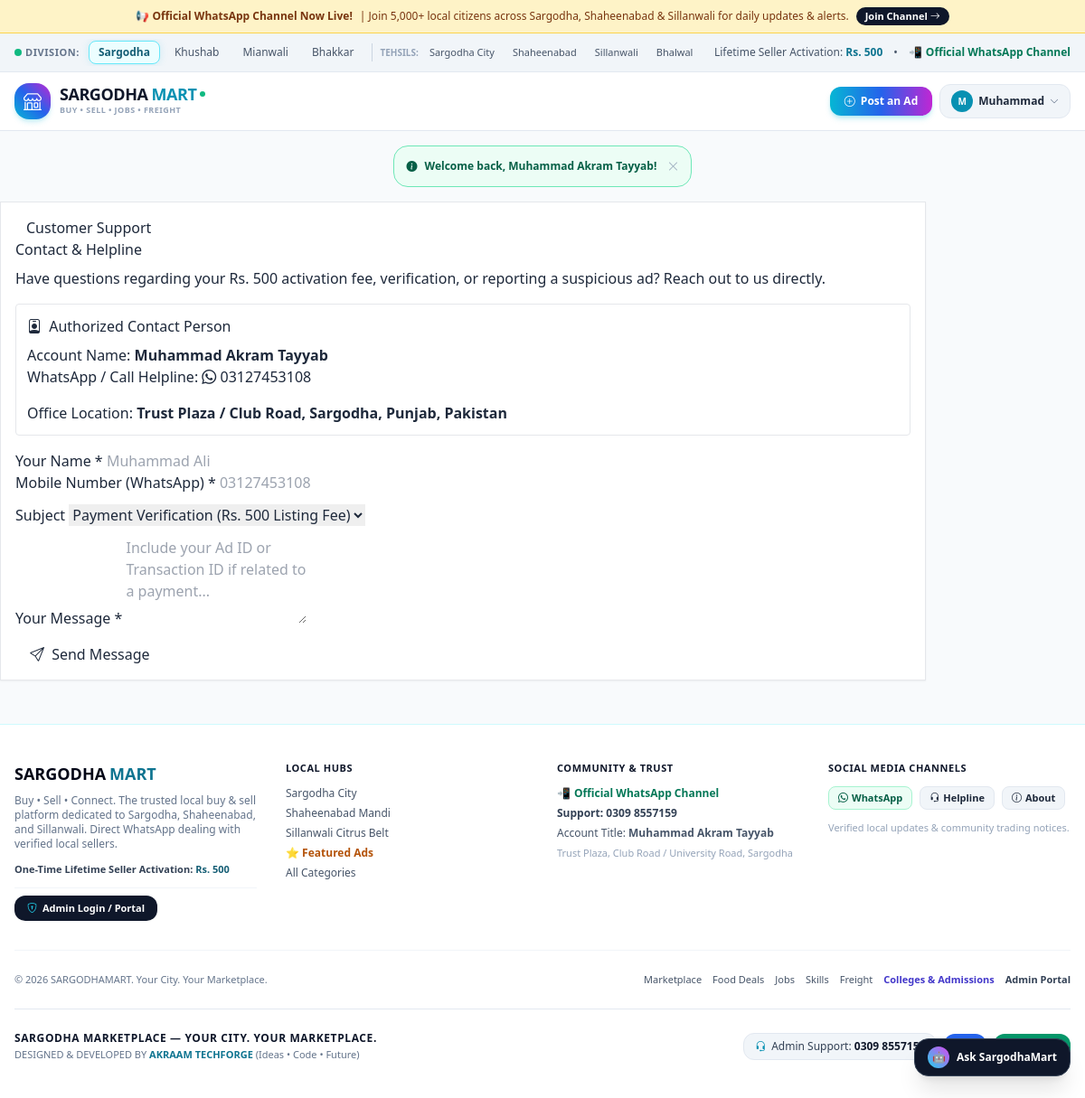
The app's page /contact.php (signed in) with its own data.
### tables this page shows
CREATE TABLE IF NOT EXISTS `announcements` (
  `id` INT UNSIGNED AUTO_INCREMENT PRIMARY KEY,
  `title` VARCHAR(255) NOT NULL,
  `message` TEXT NOT NULL,
  `image_url` VARCHAR(500) NULL,
  `button_text` VARCHAR(100) NULL,
  `button_url` VARCHAR(500) NULL,
  `display_location` ENUM('top_bar', 'homepage_banner', 'popup') NOT NULL DEFAULT 'top_bar',
  `is_highlighted` TINYINT(1) NOT NULL DEFAULT 0,
  `is_active` TINYINT(1) NOT NULL DEFAULT 1,
  `start_date` DATETIME NULL,
  `expiry_date` DATETIME NULL,
  `created_at` TIMESTAMP DEFAULT CURRENT_TIMESTAMP,
  `updated_at` TIMESTAMP DEFAULT CURRENT_TIMESTAMP ON UPDATE CURRENT_TIMESTAMP,
  INDEX `idx_active_location` (`is_active`, `display_location`)
);

CREATE TABLE users (
    id INT AUTO_INCREMENT PRIMARY KEY,
    full_name VARCHAR(100) NOT NULL,
    mobile_number VARCHAR(20) NOT NULL UNIQUE,
    email VARCHAR(150) NOT NULL UNIQUE,
    password VARCHAR(255) NOT NULL,
    city ENUM('Sargodha', 'Shaheenabad', 'Sillanwali') NOT NULL DEFAULT 'Sargodha',
    area VARCHAR(150) NOT NULL,
    role ENUM('user', 'admin', 'super_admin') NOT NULL DEFAULT 'user',
    status ENUM('active', 'suspended', 'blocked') NOT NULL DEFAULT 'active',
    activation_status ENUM('pending', 'active', 'rejected', 'suspended') NOT NULL DEFAULT 'pending',
    activated_at DATETIME DEFAULT NULL,
    profile_image VARCHAR(255) DEFAULT NULL,
    remember_token VARCHAR(255) DEFAULT NULL,
    reset_token VARCHAR(255) DEFAULT NULL,
    reset_expires_at DATETIME DEFAULT NULL,
    created_at DATETIME NOT NULL DEFAULT CURRENT_TIMESTAMP,
    updated_at DATETIME NOT NULL DEFAULT CURRENT_TIMESTAMP ON UPDATE CURRENT_TIMESTAMP,
    INDEX idx_user_mobile (mobile_number),
    INDEX idx_user_email (email),
    INDEX idx_user_role (role),
    INDEX idx_user_city (city),
    INDEX idx_user_activation (activation_status)
);

### contact.php (the view, shortened to what the rows shown need)
<?php
require_once __DIR__ . '/includes/functions.php';
require_once __DIR__ . '/includes/header.php';
?>
<div class="container py-4">
    <div class="row justify-content-center">
        <div class="col-12 col-lg-8">
            <div class="card border shadow-sm p-4 p-md-5 bg-white rounded-3">
                <?php
                $contactWa = getSetting('official_whatsapp', '03127453108');
                $cleanContactWa = preg_replace('/[^0-9]/', '', $contactWa);
                if (str_starts_with($cleanContactWa, '0')) {
                    $cleanContactWa = '92' . substr($cleanContactWa, 1);
                }
                ?>
                <div class="p-3 bg-light rounded border mb-4">
                    <div class="row g-2 small">
                        <div class="col-12 col-sm-6">
                            <span class="text-muted d-block">WhatsApp / Call Helpline:</span>
                            <a href="https://wa.me/<?= e($cleanContactWa) ?>" target="_blank" class="fs-6 fw-bold text-success text-decoration-none">
                                <i class="bi bi-whatsapp"></i> <?= e($contactWa) ?>
                            </a>
                        </div>
                    </div>
                </div>
            </div>
        </div>
    </div>
</div>
<?php require_once __DIR__ . '/includes/footer.php'; ?>

### includes/header.php (shortened to what the rows shown need)
<?php
require_once __DIR__ . '/functions.php';
$user = currentUser();
$siteName = getSetting('website_name', SITE_NAME);
$topAnnouncements = getActiveAnnouncementsPHP('top_bar');
    ?>
<!DOCTYPE html>
<html lang="en">
<head>
    <script src="https://cdn.tailwindcss.com"></script>
    <link rel="stylesheet" href="https://cdn.jsdelivr.net/npm/bootstrap-icons@1.11.3/font/bootstrap-icons.min.css">
    <link rel="stylesheet" href="/assets/css/style.css">
</head>
<body class="bg-slate-50 text-slate-800 antialiased min-h-screen flex flex-col font-sans">
<?php if (!empty($topAnnouncements)): ?>
    <?php foreach ($topAnnouncements as $ann): ?>
        <div class="text-center py-2 px-3 text-xs font-bold flex justify-center items-center gap-2 <?= $ann['is_highlighted'] ? 'bg-amber-100 text-amber-900 border-b border-amber-300' : 'bg-emerald-100 text-emerald-900 border-b border-emerald-300' ?>">
            <span><?= e($ann['title']) ?></span>
            <span class="hidden md:inline font-normal">| <?= e($ann['message']) ?></span>
            <?php if (!empty($ann['button_text']) && !empty($ann['button_url'])): ?>
                <a href="<?= e($ann['button_url']) ?>" target="_blank" class="px-2.5 py-0.5 rounded-full text-[11px] <?= $ann['is_highlighted'] ? 'bg-slate-900 text-white' : 'bg-emerald-700 text-white' ?>">
                    <?= e($ann['button_text']) ?> <i class="bi bi-arrow-right"></i>
                </a>
            <?php endif; ?>
        </div>
    <?php endforeach; ?>
<?php endif; ?>
<header class="sticky top-0 z-40 bg-white/95 backdrop-blur-md border-b border-slate-200 shadow-xs">
    <div class="max-w-7xl mx-auto px-4 py-3 flex items-center justify-between gap-4">
        <div class="flex items-center gap-2">
            <?php if ($user): ?>
                <div class="relative group">
                    <button class="px-3 py-1.5 rounded-xl bg-slate-100 hover:bg-slate-200 border border-slate-200 text-xs font-bold flex items-center gap-1.5 transition-all">
                        <span class="w-6 h-6 rounded-full bg-cyan-600 text-white flex items-center justify-center text-[10px] font-black">
                            <?= strtoupper(substr($user['full_name'], 0, 1)) ?>
                        </span>
                        <span class="hidden md:inline max-w-[100px] truncate"><?= e(explode(' ', $user['full_name'])[0]) ?></span>
                        <i class="bi bi-chevron-down text-[10px] text-slate-500"></i>
                    </button>
                </div>
            <?php endif; ?>
        </div>
    </div>
</header>
<main class="flex-1 pb-20 md:pb-8">

### records on screen
announcements: title "📢 Official WhatsApp Channel Now Live!", message "Join 5,000+ local citizens across Sargodha, Shaheenabad & Sillanwali for daily updates & alerts.", button_text "Join Channel"
users: full_name "M", full_name "Muhammad", mobile_number "03127453108"

### other values on screen
$activationFee "500"
$flash['message'] "Welcome back, Muhammad Akram Tayyab!"
$contactFee "500"
$contactName "Muhammad Akram Tayyab"
$contactAddress "Trust Plaza / Club Road, Sargodha, Punjab, Pakistan"
$footerSiteTagline "Buy • Sell • Connect"
$footerActivationFee "500"
$footerPayAccount "Muhammad Akram Tayyab"
$footerCopyright "© 2026 SARGODHAMART. Your City. Your Marketplace."
